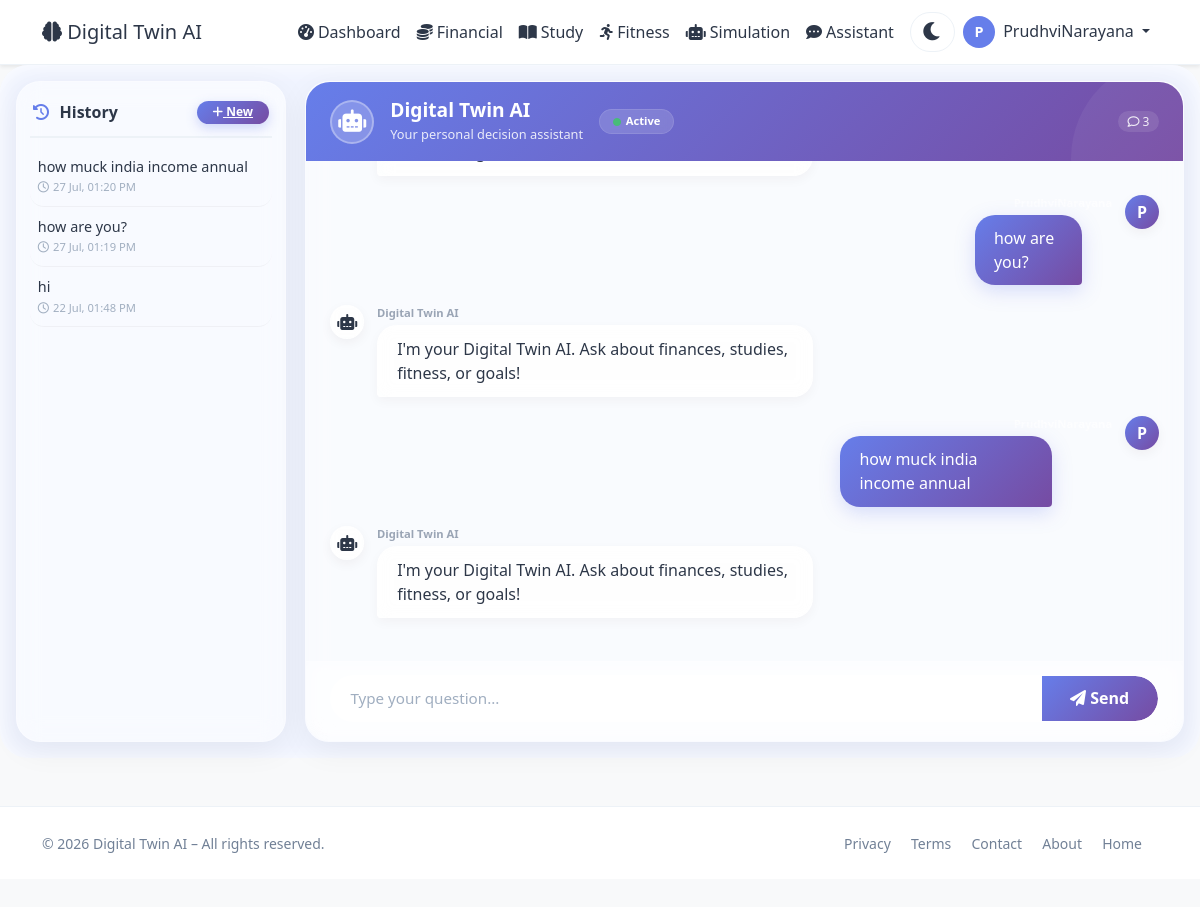
The page /user/assistant (signed in) on the database its author committed.
### app.py (models this page shows, shortened)
class User(UserMixin, db.Model):
    id = db.Column(db.Integer, primary_key=True)
    username = db.Column(db.String(80), unique=True, nullable=False)
    email = db.Column(db.String(120), unique=True, nullable=False)
    password_hash = db.Column(db.String(200), nullable=False)
    age = db.Column(db.Integer, default=25)
    occupation = db.Column(db.String(100), default='Student')
    monthly_income = db.Column(db.Float, default=50000)
    monthly_expenses = db.Column(db.Float, default=35000)
    savings = db.Column(db.Float, default=100000)
    study_hours_per_week = db.Column(db.Float, default=20)
    fitness_hours_per_week = db.Column(db.Float, default=5)
    sleep_hours_per_day = db.Column(db.Float, default=7)
    created_at = db.Column(db.DateTime, default=datetime.utcnow)
    is_admin = db.Column(db.Boolean, default=False)
    transactions = db.relationship('Transaction', backref='user', lazy=True)
    study_logs = db.relationship('StudyLog', backref='user', lazy=True)
    fitness_logs = db.relationship('FitnessLog', backref='user', lazy=True)
    goals = db.relationship('Goal', backref='user', lazy=True)

class ChatMessage(db.Model):
    id = db.Column(db.Integer, primary_key=True)
    user_id = db.Column(db.Integer, db.ForeignKey('user.id'), nullable=False)
    question = db.Column(db.Text, nullable=False)
    response = db.Column(db.Text, nullable=False)
    timestamp = db.Column(db.DateTime, default=datetime.utcnow)
    user = db.relationship('User', backref='chat_messages')

### app.py (the view, shortened to what this page needs)
@app.route('/user/assistant', methods=['GET', 'POST'])
@login_required
def user_assistant():
    load_id = request.args.get('load')
    last_query = session.get('last_query')
    last_response = session.get('last_response')
    all_messages = ChatMessage.query.filter_by(user_id=current_user.id).order_by(ChatMessage.timestamp.desc()).all()
    return render_template('user/assistant.html',
                           user=current_user,
                           last_query=last_query,
                           last_response=last_response,
                           all_messages=all_messages)

### app.py (called while the page is built)
@app.context_processor
def utility_processor():
    return dict(datetime=datetime)

@login_manager.user_loader
def load_user(user_id):
    return User.query.get(int(user_id))

### templates/user/assistant.html (shortened to what this page needs)
{% extends "base.html" %}
{% block content %}
<div class="assistant-wrapper">
    <div class="assistant-container">
        <div class="history-sidebar">
            <h6>
                <span><i class="fas fa-history"></i> History</span>
                <a href="{{ url_for('user_assistant', new=True) }}" class="btn-new-chat">
                    <i class="fas fa-plus"></i> New
                </a>
            </h6>
            {% if all_messages %}
                {% for msg in all_messages %}
                <div class="history-item"
                     onclick="location.href='{{ url_for('user_assistant', load=msg.id) }}'">
                    <div class="question">{{ msg.question }}</div>
                    <div class="timestamp">
                        <i class="far fa-clock me-1"></i>{{ msg.timestamp.strftime('%d %b, %I:%M %p') }}
                    </div>
                </div>
                {% endfor %}
            {% else %}
                <div class="text-muted text-center py-3" style="font-size:0.85rem;">
                    <i class="fas fa-inbox fa-2x d-block mb-2 opacity-25"></i>
                    No conversations yet.<br>Start chatting!
                </div>
            {% endif %}
        </div>
        <div class="chat-area" id="chatArea">
            <div class="chat-header">
                <div class="avatar"><i class="fas fa-robot"></i></div>
                <div class="info">
                    <h5>Digital Twin AI</h5>
                    <small>Your personal decision assistant</small>
                </div>
                <div class="badge-status">
                    <i class="fas fa-circle"></i> Active
                </div>
                <div class="chat-stats">
                    <span><i class="far fa-comment"></i> {{ all_messages|length }}</span>
                </div>
            </div>
            <div class="chat-body" id="chatBody">
                {% if hide_messages or not all_messages %}
                    <div class="empty-state">
                        <i class="fas fa-comment-dots"></i>
                        <h5 class="fw-bold text-dark">Start a conversation</h5>
                        <p>Ask me about finances, studies, fitness, or life goals.</p>
                        <div class="quick-actions">
                            <span class="btn-outline" onclick="fillAndSubmit('How can I save more money?')">💰 Save more</span>
                            <span class="btn-outline" onclick="fillAndSubmit('How can I improve my GPA?')">📚 Improve GPA</span>
                            <span class="btn-outline" onclick="fillAndSubmit('Give me fitness advice')">🏃 Fitness advice</span>
                            <span class="btn-outline" onclick="fillAndSubmit('Set a goal for me')">🎯 Set a goal</span>
                        </div>
                    </div>
                {% else %}
                    {% for msg in all_messages|sort(attribute='timestamp') %}
                        <div class="chat-message user">
                            <div class="avatar-small">{{ user.username[0]|upper }}</div>
                            <div>
                                <div class="username-label">{{ user.username }}</div>
                                <div class="bubble">{{ msg.question }}</div>
                            </div>
                        </div>
                        <div class="chat-message assistant">
                            <div class="avatar-small"><i class="fas fa-robot"></i></div>
                            <div>
                                <div class="username-label">Digital Twin AI</div>
                                <div class="bubble">{{ msg.response|replace('\n', '<br>')|safe }}</div>
                            </div>
                        </div>
                    {% endfor %}
                {% endif %}
            </div>
            <div class="chat-input">
                <form method="POST" id="chatForm">
                    <div class="input-group">
                        <input type="text" name="query" id="queryInput" class="form-control" placeholder="Type your question..." required>
                        <button type="submit" class="btn-send"><i class="fas fa-paper-plane"></i> Send</button>
                    </div>
                </form>
            </div>
        </div>
    </div>
</div>
{% endblock %}

### templates/base.html (shortened to what this page needs)
<!DOCTYPE html>
<html lang="en" data-theme="light">
<head>
    <link href="https://cdn.jsdelivr.net/npm/bootstrap@5.3.0/dist/css/bootstrap.min.css" rel="stylesheet">
    <link rel="stylesheet" href="https://cdnjs.cloudflare.com/ajax/libs/font-awesome/6.0.0/css/all.min.css">
</head>
<body>
    <nav class="navbar navbar-expand-lg navbar-light bg-white shadow-sm">
        <div class="container">
            <a class="navbar-brand" href="{{ url_for('index') }}">
                <i class="fas fa-brain"></i> Digital Twin AI
            </a>
            <div class="collapse navbar-collapse" id="navbarNav">
                <ul class="navbar-nav ms-auto align-items-lg-center">
                    {% if current_user.is_authenticated %}
                        <li class="nav-item">
                            <a class="nav-link" href="{{ url_for('user_dashboard') }}">
                                <i class="fas fa-tachometer-alt me-1"></i>Dashboard
                            </a>
                        </li>
                        <li class="nav-item">
                            <a class="nav-link" href="{{ url_for('user_financial') }}">
                                <i class="fas fa-coins me-1"></i>Financial
                            </a>
                        </li>
                        <li class="nav-item">
                            <a class="nav-link" href="{{ url_for('user_study') }}">
                                <i class="fas fa-book-open me-1"></i>Study
                            </a>
                        </li>
                        <li class="nav-item">
                            <a class="nav-link" href="{{ url_for('user_fitness') }}">
                                <i class="fas fa-running me-1"></i>Fitness
                            </a>
                        </li>
                        <li class="nav-item">
                            <a class="nav-link" href="{{ url_for('user_simulation') }}">
                                <i class="fas fa-robot me-1"></i>Simulation
                            </a>
                        </li>
                        <li class="nav-item">
                            <a class="nav-link" href="{{ url_for('user_assistant') }}">
                                <i class="fas fa-comment-dots me-1"></i>Assistant
                            </a>
                        </li>
                        <li class="nav-item">
                            <button class="theme-toggle" id="themeToggle" aria-label="Toggle theme">
                                <i class="fas fa-moon"></i>
                            </button>
                        </li>
                        <li class="nav-item dropdown">
                            <a class="nav-link dropdown-toggle" href="#" id="userDropdown" role="button" data-bs-toggle="dropdown">
                                <span class="user-avatar">{{ current_user.username[0]|upper }}</span>
                                <span class="ms-1">{{ current_user.username }}</span>
                            </a>
                        </li>
                    {% endif %}
                </ul>
            </div>
        </div>
    </nav>
    {% block content %}{% endblock %}
    <footer class="mt-5 py-4 bg-light border-top">
        <div class="container">
            <div class="row align-items-center">
                <div class="col-md-6 text-center text-md-start">
                    <span class="text-muted small">© 2026 Digital Twin AI – All rights reserved.</span>
                </div>
                <div class="col-md-6 text-center text-md-end">
                    <a href="{{ url_for('privacy') }}" class="text-muted text-decoration-none me-3 small">Privacy</a>
                    <a href="{{ url_for('terms') }}" class="text-muted text-decoration-none me-3 small">Terms</a>
                    <a href="{{ url_for('contact') }}" class="text-muted text-decoration-none me-3 small">Contact</a>
                    <a href="{{ url_for('about') }}" class="text-muted text-decoration-none me-3 small">About</a>
                    <a href="{{ url_for('index') }}" class="text-muted text-decoration-none me-3 small">Home</a>
                </div>
            </div>
        </div>
    </footer>
</body>
</html>

### templates/base.html (style rules this page uses)
:root { --bg-body: #f8f9fa; --bg-navbar: #ffffff; --bg-card: #ffffff; --text-primary: #2d3748; --text-muted: #718096; --border-color: #edf2f7; --shadow: 0 4px 20px rgba(0,0,0,0.06); --glass-bg: rgba(255,255,255,0.6); --glass-border: rgba(255,255,255,0.25); --accent: #667eea; --accent-gradient: linear-gradient(135deg, #667eea, #764ba2); --bg-input: #ffffff; --bg-light: #f7fafc; --bg-wrapper: #f0f4ff; --bg-hero: linear-gradient(135deg, #667eea 0%, #764ba2 100%); --dropdown-bg: #ffffff; --dropdown-text: #2d3748; --btn-bg: #667eea; --btn-hover: #5a6fd6; --badge-bg: #edf2f7; --badge-text: #4a5568; --progress-bg: #edf2f7; --progress-fill: linear-gradient(90deg, #667eea, #764ba2); }
body { background: var(--bg-body) !important; color: var(--text-primary) !important; font-family: 'Segoe UI', Tahoma, Geneva, Verdana, sans-serif; transition: background 0.3s, color 0.3s; }
.navbar { background: var(--bg-navbar) !important; border-bottom: 1px solid var(--border-color); }
.navbar-brand, .nav-link { color: var(--text-primary) !important; }
.bg-light, .bg-white { background: var(--bg-card) !important; }
.text-muted { color: var(--text-muted) !important; }
.form-control, .form-select { background: var(--bg-input) !important; color: var(--text-primary) !important; border-color: var(--border-color) !important; }
.dashboard-wrapper, .finance-wrapper, .study-wrapper, .fitness-wrapper, .assistant-wrapper, .sim-wrapper, .users-wrapper, .detail-wrapper, .about-wrapper, .privacy-wrapper, .terms-wrapper, .contact-wrapper { background: var(--bg-wrapper) !important; }
.border-top, .border-bottom { border-color: var(--border-color) !important; }
.theme-toggle { background: transparent; border: none; font-size: 1.3rem; color: var(--text-primary); cursor: pointer; transition: transform 0.3s; padding: 0.2rem 0.7rem; border-radius: 30px; background: var(--bg-input); margin-left: 0.5rem; border: 1px solid var(--border-color); }
.user-avatar { width: 32px; height: 32px; border-radius: 50%; background: var(--accent); color: white; display: inline-flex; align-items: center; justify-content: center; font-weight: 600; font-size: 0.9rem; }

### rows shown on the page
User: username "P", username "PrudhviNarayana"
ChatMessage: question "how muck india income annual", timestamp "27 Jul, 01:20 PM", response "I'm your Digital Twin AI. Ask about finances, studies, fitness, or goals!"
ChatMessage: question "how are you?", timestamp "27 Jul, 01:19 PM", response "I'm your Digital Twin AI. Ask about finances, studies, fitness, or goals!"
ChatMessage: question "hi", timestamp "22 Jul, 01:48 PM"

### other values the page prints
{{ all_messages|length }} "3"
